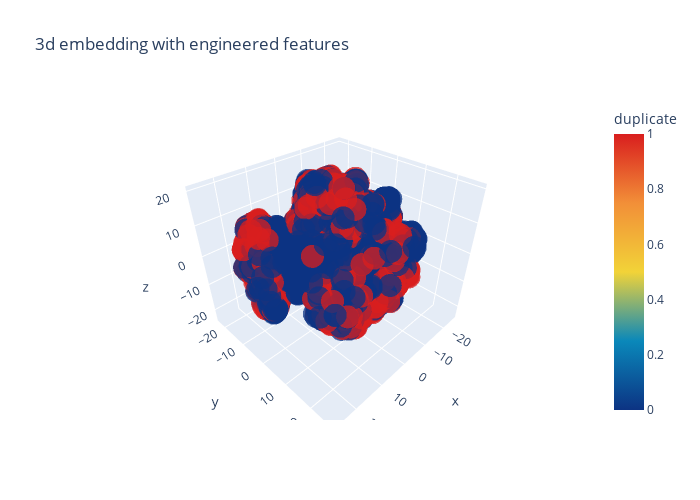

Notebook code for this chart:
### Code cell
# How to plot 3D Plotting : https://towardsdatascience.com/an-easy-introduction-to-3d-plotting-with-matplotlib-801561999725

trace1 = go.Scatter3d(
    x=tsne3d[:,0],
    y=tsne3d[:,1],
    z=tsne3d[:,2],
    mode='markers',
    marker=dict(
        sizemode='diameter',
        color = y,
        colorscale = 'Portland',
        colorbar = dict(title = 'duplicate'),
        line=dict(color='rgb(255, 255, 255)'),
        opacity=0.75
    )
)

data=[trace1]
layout=dict(height=500, width=700, title='3d embedding with engineered features')
fig=dict(data=data, layout=layout)
py.iplot(fig, filename='3DBubble')

### Figure 1 — Plotly figure (JSON) as saved in the notebook; plotly's stock layout.template omitted (floating-point values rounded to 4 significant figures; data arrays with more than 128 entries replaced by an {"elided": "..."} marker saying what was removed)
{"data": [{"marker": {"color": {"elided": "10000 int values"}, "colorbar": {"title": {"text": "duplicate"}}, "colorscale": [[0, "rgb(12,51,131)"], [0.25, "rgb(10,136,186)"], [0.5, "rgb(242,211,56)"], [0.75, "rgb(242,143,56)"], [1, "rgb(217,30,30)"]], "line": {"color": "rgb(255, 255, 255)"}, "opacity": 0.75, "sizemode": "diameter"}, "mode": "markers", "type": "scatter3d", "x": {"elided": "10000 float values"}, "y": {"elided": "10000 float values"}, "z": {"elided": "10000 float values"}}], "layout": {"height": 500, "title": {"text": "3d embedding with engineered features"}, "width": 700}}
